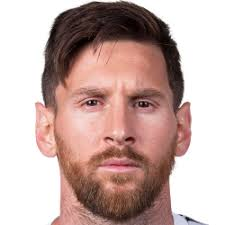
#> input picture messi.jpg, 225 x 225 px
$ python Atividade5.py
#> lines starting #> are read from the running program, lines starting #| are printed output that depends on the picture
# -*- coding: utf-8 -*-


import cv2

#Função para mostrar uma imagem na tela
def show_image(image):
    cv2.imshow('',image)
    cv2.waitKey(0)
    cv2.destroyAllWindows()


#Carregado imagens
messi = cv2.imread('messi.jpg')
#> messi is the input picture: shape (225, 225, 3); mean B, G, R 166.5, 171.7, 197.1
cr7 = cv2.imread('CR7.jpg')
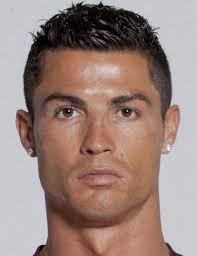
#> input picture CR7.jpg, 197 x 256 px
#> cr7 is the input picture: shape (256, 197, 3); mean B, G, R 125.2, 132.2, 154.9

#redimensionando imagen
alturaMe, larguraMe, _ = messi.shape
#> alturaMe = 225; larguraMe = 225
cr7 = cv2.resize(cr7, (larguraMe,alturaMe))
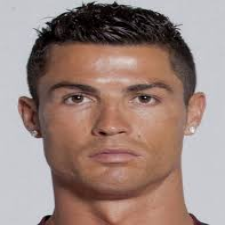
#> cr7: shape (225, 225, 3); mean B, G, R 125.1, 132.1, 154.8

#Juntando as imagens
messinaldo = cv2.addWeighted(messi, 0.5, cr7, 0.5, 0)
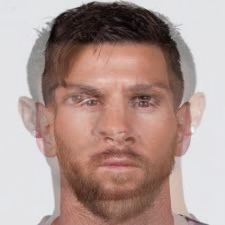
#> messinaldo: shape (225, 225, 3); mean B, G, R 145.8, 151.9, 175.9

#Mostrando o resultado final
show_image(messinaldo)

#salvando o resultado
cv2.imwrite('Messinaldo.jpg', messinaldo)
